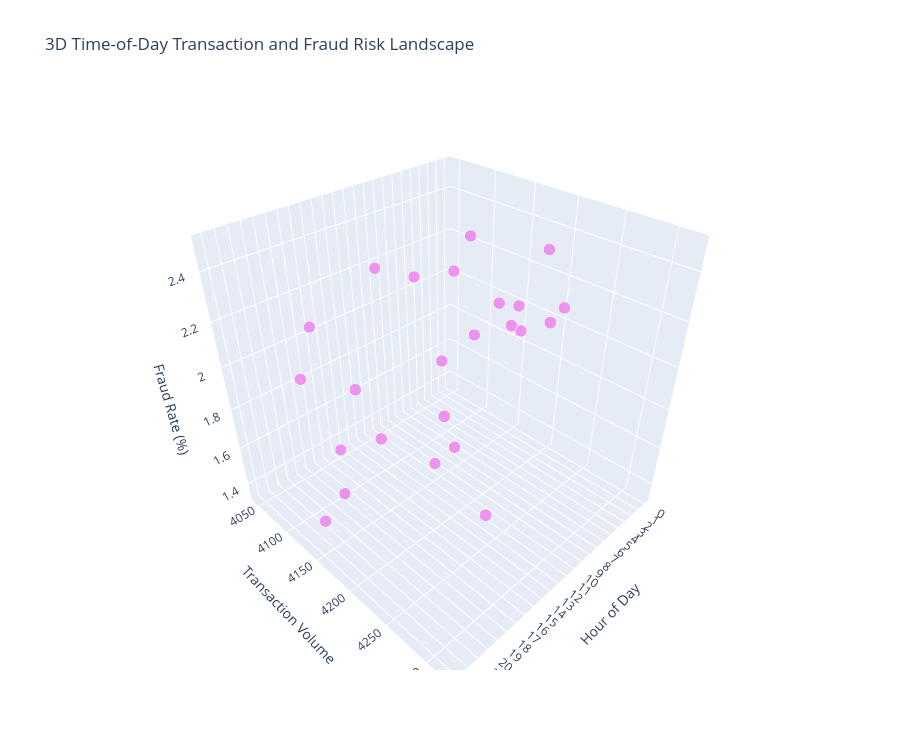

The code cell stored with this chart in its notebook:
### Code cell
# TASK: Creating an interactive 3D time-risk landscape combining transaction hour, transaction volume, fraud rate, and transaction value.

hour_3d = hourly_analysis.copy()

z_min_hour = hour_3d["fraud_rate_pct"].min()
z_max_hour = hour_3d["fraud_rate_pct"].max()

z_padding_hour = max(
    (z_max_hour - z_min_hour) * 0.15,
    0.05
)

fig = px.scatter_3d(
    hour_3d,
    x="transaction_hour",
    y="transaction_count",
    z="fraud_rate_pct",
    size="total_transaction_value",
    hover_name="transaction_hour",
    hover_data={
        "transaction_hour": True,
        "transaction_count": True,
        "total_transaction_value": ":.2f",
        "average_transaction_value": ":.2f",
        "fraud_transactions": True,
        "fraud_rate_pct": ":.4f",
        "failure_rate_pct": ":.4f"
    },
    title="3D Time-of-Day Transaction and Fraud Risk Landscape",
    labels={
        "transaction_hour": "Hour of Day",
        "transaction_count": "Transaction Volume",
        "fraud_rate_pct": "Fraud Rate (%)",
        "total_transaction_value": "Transaction Value"
    }
)

fig.update_traces(
    marker=dict(
        color="violet",
        opacity=0.85
    )
)

fig.update_layout(
    height=750,
    scene=dict(
        xaxis=dict(
            title="Hour of Day",
            dtick=1
        ),
        yaxis=dict(
            title="Transaction Volume"
        ),
        zaxis=dict(
            title="Fraud Rate (%)",
            range=[
                z_min_hour - z_padding_hour,
                z_max_hour + z_padding_hour
            ]
        )
    )
)

fig.show()

### Figure 1 — Plotly figure (JSON) as saved in the notebook; plotly's stock layout.template omitted (floating-point values rounded to 4 significant figures)
{"data": [{"customdata": [[178400.0, 42.7, 96.0, 5.743], [176000.0, 42.34, 84.0, 5.366], [177400.0, 42.55, 81.0, 5.588], [176500.0, 42.96, 95.0, 5.743], [173600.0, 42.07, 78.0, 5.984], [174700.0, 41.9, 89.0, 6.811], [180300.0, 42.98, 88.0, 6.411], [178300.0, 41.85, 98.0, 6.103], [185100.0, 43.49, 96.0, 5.639], [172700.0, 42.69, 88.0, 5.735], [174000.0, 42.26, 93.0, 5.927], [174900.0, 41.83, 100.0, 5.981], [175500.0, 42.02, 85.0, 6.105], [179500.0, 42.68, 72.0, 5.731], [176100.0, 42.02, 68.0, 5.798], [184700.0, 43.8, 82.0, 5.764], [168500.0, 41.38, 59.0, 6.066], [177400.0, 42.67, 73.0, 6.325], [178300.0, 43.04, 82.0, 5.843], [173600.0, 42.34, 90.0, 5.462], [183900.0, 42.59, 84.0, 5.581], [172500.0, 41.93, 84.0, 5.323], [175300.0, 41.96, 71.0, 6.006], [174500.0, 41.93, 64.0, 5.864]], "hovertemplate": "<b>%{hovertext}</b><br><br>Hour of Day=%{x}<br>Transaction Volume=%{y}<br>Fraud Rate (%)=%{z:.4f}<br>Transaction Value=%{customdata[0]:.2f}<br>average_transaction_value=%{customdata[1]:.2f}<br>fraud_transactions=%{customdata[2]}<br>failure_rate_pct=%{customdata[3]:.4f}<extra></extra>", "hovertext": [0.0, 1.0, 2.0, 3.0, 4.0, 5.0, 6.0, 7.0, 8.0, 9.0, 10.0, 11.0, 12.0, 13.0, 14.0, 15.0, 16.0, 17.0, 18.0, 19.0, 20.0, 21.0, 22.0, 23.0], "legendgroup": "", "marker": {"color": "violet", "opacity": 0.85, "size": [178400.0, 176000.0, 177400.0, 176500.0, 173600.0, 174700.0, 180300.0, 178300.0, 185100.0, 172700.0, 174000.0, 174900.0, 175500.0, 179500.0, 176100.0, 184700.0, 168500.0, 177400.0, 178300.0, 173600.0, 183900.0, 172500.0, 175300.0, 174500.0], "sizemode": "area", "sizeref": 462.8, "symbol": "circle"}, "mode": "markers", "name": "", "scene": "scene", "showlegend": false, "type": "scatter3d", "x": [0, 1, 2, 3, 4, 5, 6, 7, 8, 9, 10, 11, 12, 13, 14, 15, 16, 17, 18, 19, 20, 21, 22, 23], "y": [4179, 4156, 4170, 4109, 4128, 4170, 4196, 4260, 4256, 4045, 4117, 4180, 4177, 4205, 4191, 4216, 4072, 4158, 4142, 4101, 4318, 4114, 4179, 4161], "z": [2.297, 2.021, 1.942, 2.312, 1.89, 2.134, 2.097, 2.3, 2.256, 2.176, 2.259, 2.392, 2.035, 1.712, 1.623, 1.945, 1.449, 1.756, 1.98, 2.195, 1.945, 2.042, 1.699, 1.538]}], "layout": {"height": 750, "legend": {"itemsizing": "constant", "tracegroupgap": 0}, "scene": {"domain": {"x": [0, 1], "y": [0, 1]}, "xaxis": {"dtick": 1, "title": {"text": "Hour of Day"}}, "yaxis": {"title": {"text": "Transaction Volume"}}, "zaxis": {"range": [1.307, 2.534], "title": {"text": "Fraud Rate (%)"}}}, "title": {"text": "3D Time-of-Day Transaction and Fraud Risk Landscape"}}}
